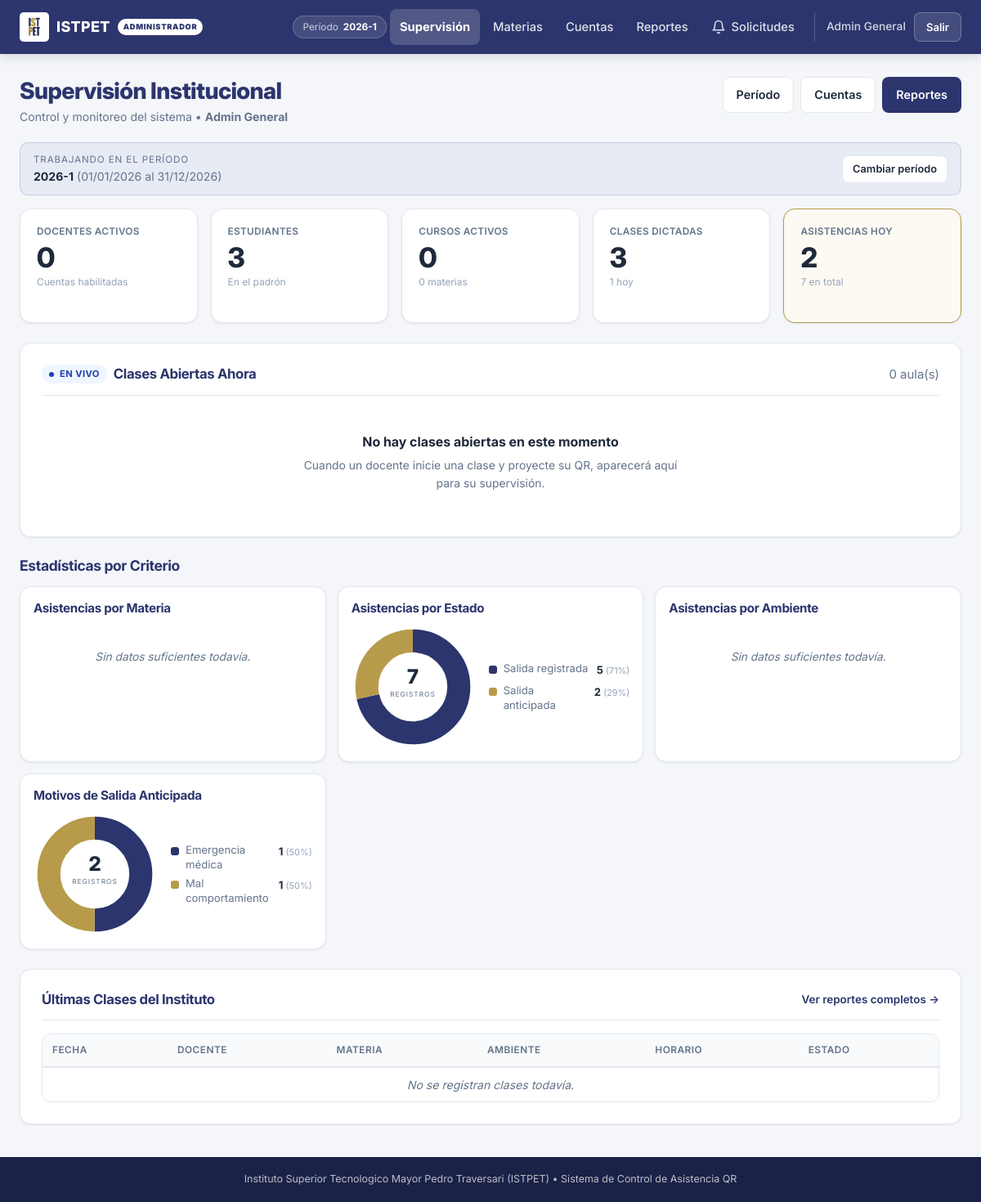
The app's page /public/admin (signed in) with its own data.
### tables this page shows
CREATE TABLE `periodos` (
  `id` int(11) NOT NULL AUTO_INCREMENT,
  `nombre` varchar(40) NOT NULL COMMENT 'Como lo llama el instituto: 2026-1, Octubre 2026 - Marzo 2027',
  `fecha_inicio` date NOT NULL,
  `fecha_fin` date NOT NULL,
  `activo` tinyint(1) NOT NULL DEFAULT 1 COMMENT '0 = periodo cerrado, solo lectura',
  `creado_en` timestamp NOT NULL DEFAULT current_timestamp(),
  PRIMARY KEY (`id`),
  UNIQUE KEY `periodo_nombre` (`nombre`),
  KEY `idx_periodo_activo` (`activo`,`fecha_inicio`)
);

### controllers/AdminController.php (called while the page is built, shortened)
<?php
require_once __DIR__ . '/BaseController.php';
require_once dirname(__DIR__) . '/models/Periodo.php';
class AdminController extends BaseController
{
    public function index(): void
    {
        [$mensaje, $error] = $this->obtenerFlash();
        $this->vista('admin.index', [
            'base'            => self::obtenerRutaBase(),
            'adminNombre'     => $_SESSION['usuario_nombre'] ?? 'Administrador',
            'periodo'         => $this->periodoActual(),
            'totalDocentes'   => Usuario::contarPorRol('docente'),
            'totalEstudiantes'=> Estudiante::contar(),
            'totalMaterias'   => Materia::contar($this->idPeriodoActual()),
            'totalCursos'     => Curso::contarTotal(),
            'totalClases'     => Sesion::contarTotal(),
            'clasesHoy'       => Sesion::contarHoy(),
            'asistenciasHoy'  => Asistencia::contarHoy(),
            'asistenciasTotal'=> Asistencia::contarTotal(),
            'clasesAbiertas'  => Sesion::listarAbiertas(),
            'solicitudes'     => SolicitudClave::contarPendientes(),
            'historial'       => Sesion::historialGlobal(10),
            'materiasPorNombre' => array_column(Materia::listar(false), 'id', 'nombre'),
            'graficoMateria'  => Asistencia::porMateria(),
            'graficoEstado'   => Asistencia::porEstado(),
            'graficoAmbiente' => Asistencia::porAmbiente(),
            'graficoMotivo'   => Asistencia::porMotivo(),
            'mensaje'         => $mensaje,
            'error'           => $error,
            'csrf'            => self::tokenCsrf()
        ]);
    }
}

### public/index.php (called while the page is built, shortened)
<?php
$raiz = dirname(__DIR__);
require_once $raiz . '/controllers/DocenteController.php';
require_once $raiz . '/controllers/AdminController.php';
$uri    = parse_url($_SERVER['REQUEST_URI'] ?? '/', PHP_URL_PATH) ?? '/';
$metodo = strtoupper($_SERVER['REQUEST_METHOD'] ?? 'GET');
$directorio = str_replace(DIRECTORY_SEPARATOR, '/', dirname($_SERVER['SCRIPT_NAME'] ?? ''));
if ($directorio !== '/' && $directorio !== '' && str_starts_with($uri, $directorio)) {
    $uri = substr($uri, strlen($directorio));
}
$ruta = '/' . trim($uri, '/');
[$clase, $accion] = $rutas[$ruta][$metodo];
(new $clase())->$accion();

### models/Periodo.php (called while the page is built, shortened)
<?php
class Periodo
{
    public static function buscarPorId(?int $id): ?array
    {
        if (!$id) {
            return null;
        }
        $db = Database::conectar();
        $stmt = $db->prepare("SELECT * FROM periodos WHERE id = ? LIMIT 1");
        $stmt->execute([$id]);
        return $stmt->fetch() ?: null;
    }
}

### views/admin/index.php (the view, shortened to what this page needs)
<?php
require dirname(__DIR__) . '/layouts/header.php';
?>
<div class="page-header">
    <div>
        <h1 class="page-title">Supervisión Institucional</h1>
        <p class="page-subtitle">
            Control y monitoreo del sistema &bull; <strong><?= htmlspecialchars($adminNombre) ?></strong>
        </p>
    </div>
    <div class="d-flex gap-2 flex-wrap">
        <a href="<?= $base ?>/admin/periodo" class="btn btn-outline">Período</a>
        <a href="<?= $base ?>/admin/docentes" class="btn btn-outline">Cuentas</a>
        <a href="<?= $base ?>/reportes" class="btn btn-primary">Reportes</a>
    </div>
</div>
<div class="periodo-barra">
    <div>
        <span class="periodo-barra-etiqueta">Trabajando en el período</span>
        <strong><?= htmlspecialchars($periodo['nombre'] ?? 'Sin período') ?></strong>
        <?php if (!empty($periodo)): ?>
            <span class="text-muted">
                (<?= date('d/m/Y', strtotime($periodo['fecha_inicio'])) ?>
                al <?= date('d/m/Y', strtotime($periodo['fecha_fin'])) ?>)
            </span>
        <?php endif; ?>
    </div>
    <a href="<?= $base ?>/admin/periodo" class="btn btn-sm btn-outline">Cambiar período</a>
</div>
<div class="stats-grid mb-6" data-region="resumen">
    <div class="stat-card clicable" onclick="window.location='<?= $base ?>/admin/docentes'">
        <span class="stat-label">Docentes activos</span>
        <span class="stat-value"><?= (int)$totalDocentes ?></span>
        <span class="stat-pie">Cuentas habilitadas</span>
    </div>
    <div class="stat-card clicable" onclick="window.location='<?= $base ?>/reportes'">
        <span class="stat-label">Estudiantes</span>
        <span class="stat-value"><?= (int)$totalEstudiantes ?></span>
        <span class="stat-pie">En el padrón</span>
    </div>
    <div class="stat-card clicable" onclick="window.location='<?= $base ?>/admin/materias'">
        <span class="stat-label">Cursos activos</span>
        <span class="stat-value"><?= (int)$totalCursos ?></span>
        <span class="stat-pie"><?= (int)$totalMaterias ?> materias</span>
    </div>
    <div class="stat-card clicable" onclick="window.location='<?= $base ?>/reportes'">
        <span class="stat-label">Clases dictadas</span>
        <span class="stat-value"><?= (int)$totalClases ?></span>
        <span class="stat-pie"><?= (int)$clasesHoy ?> hoy</span>
    </div>
    <div class="stat-card destacada clicable" onclick="window.location='<?= $base ?>/reportes?fecha_inicio=<?= date('Y-m-d') ?>&fecha_fin=<?= date('Y-m-d') ?>'">
        <span class="stat-label">Asistencias hoy</span>
        <span class="stat-value"><?= (int)$asistenciasHoy ?></span>
        <span class="stat-pie"><?= (int)$asistenciasTotal ?> en total</span>
    </div>
</div>
<div class="card mb-6" data-region="clases-abiertas">
    <div class="card-header-flex">
        <div class="d-flex align-center gap-2">
            <span class="badge badge-info pulse-badge">EN VIVO</span>
            <h2 class="card-titulo mb-0">Clases Abiertas Ahora</h2>
        </div>
        <span class="text-muted"><?= count($clasesAbiertas) ?> aula(s)</span>
    </div>
    <?php if (empty($clasesAbiertas)): ?>
        <div class="estado-vacio">
            <p class="estado-vacio-titulo">No hay clases abiertas en este momento</p>
            <p class="text-muted">
                Cuando un docente inicie una clase y proyecte su QR, aparecerá aquí para su supervisión.
            </p>
        </div>
    <?php endif; ?>
</div>
<h2 class="seccion-titulo">Estadísticas por Criterio</h2>
<div class="pasteles-grid mb-6" data-region="graficos">
    <?php
    include dirname(__DIR__) . '/partials/pastel.php';
    include dirname(__DIR__) . '/partials/pastel.php';
    include dirname(__DIR__) . '/partials/pastel.php';
    include dirname(__DIR__) . '/partials/pastel.php';
    ?>
</div>
<div class="card" data-region="historial">
    <div class="card-header-flex">
        <h2 class="card-titulo mb-0">Últimas Clases del Instituto</h2>
        <a href="<?= $base ?>/reportes" class="enlace-mas">Ver reportes completos &rarr;</a>
    </div>
    <div class="table-responsive">
        <table class="table table-hover">
            <thead>
                <tr>
                    <th>Fecha</th>
                    <th>Docente</th>
                    <th>Materia</th>
                    <th>Ambiente</th>
                    <th>Horario</th>
                    <th>Estado</th>
                </tr>
            </thead>
            <tbody>
                <?php if (empty($historial)): ?>
                    <tr><td colspan="6" class="table-empty">No se registran clases todavía.</td></tr>
                <?php endif; ?>
            </tbody>
        </table>
    </div>
</div>
<?php require dirname(__DIR__) . '/layouts/footer.php'; ?>

### records on screen
periodos: nombre "2026-1", fecha_inicio "01/01/2026", fecha_fin "31/12/2026"

### other values on screen
$periodoActual "2026-1"
$nombreActual "Admin General"
$adminNombre "Admin General"
$totalDocentes "0"
$totalEstudiantes "3"
$totalCursos "0"
$totalMaterias "0"
$totalClases "3"
$clasesHoy "1"
$asistenciasHoy "2"
$asistenciasTotal "7"
count($clasesAbiertas) "0"
$tituloGrafico "Asistencias por Materia Asistencias por Estado Asistencias por Ambiente Motivos de Salida Anticipada"
$vacio "Sin datos suficientes todavía. Sin datos suficientes todavía."
$total "7 2"
